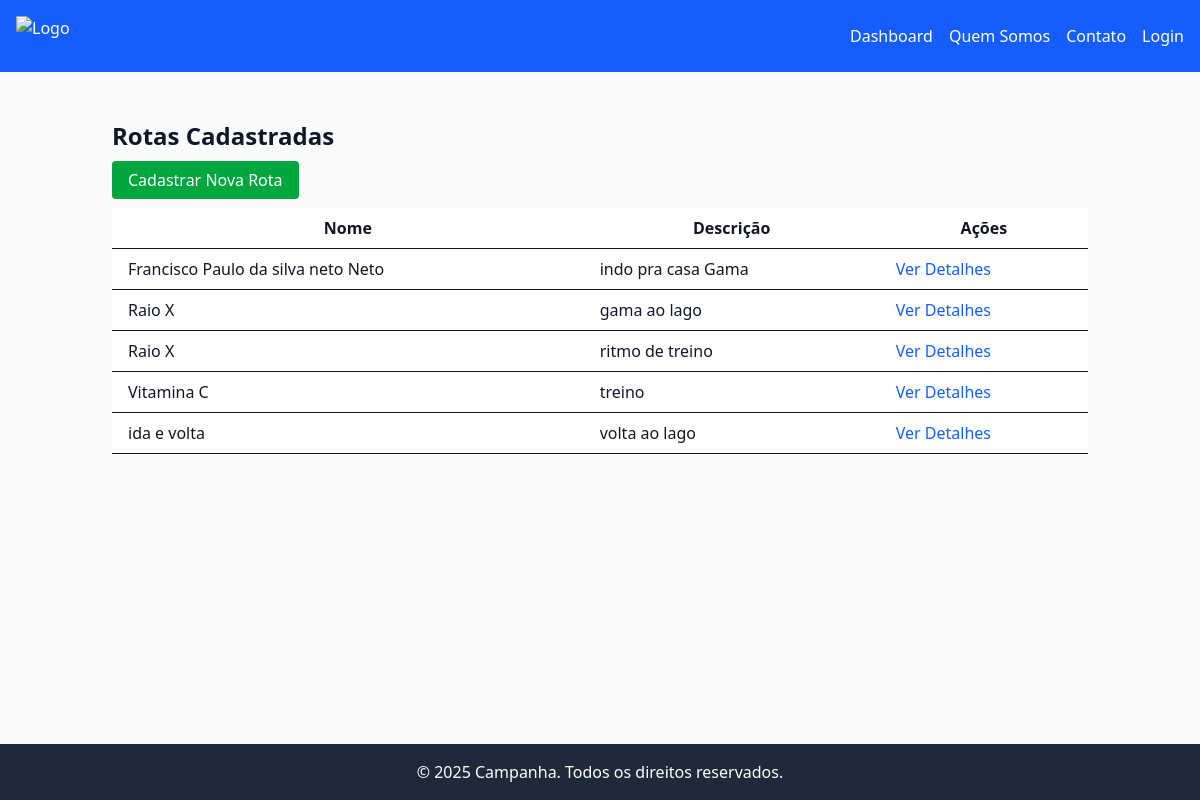
/logistica/rotas/, run on the app's committed database.
### logistica/models.py (models this page shows, shortened)
class Rota(models.Model):
    nome = models.CharField(max_length=255)
    descricao = models.TextField(blank=True, null=True)
    pontos = models.TextField(help_text='Insira as coordenadas em formato JSON.')
    created_at = models.DateTimeField(auto_now_add=True)
    updated_at = models.DateTimeField(auto_now=True)

### logistica/views.py (the view)
# urls.py: path('rotas/', views.list_rotas, name='rota_list'),
def list_rotas(request):
    rotas = Rota.objects.all().order_by('nome')
    return render(request, 'logistica/rotas/list.html', {'rotas': rotas})

### logistica/templates/logistica/rotas/list.html (shortened to what this page needs)
{% extends 'base1.html' %}
{% block content %}
<div class="container mx-auto p-6">
    <h1 class="text-2xl font-bold mb-4">Rotas Cadastradas</h1>
    <a href="{% url 'logistica:rota_create' %}" class="bg-green-600 text-white px-4 py-2 rounded">Cadastrar Nova Rota</a>
    <table class="min-w-full mt-4 bg-white">
        <thead>
            <tr>
                <th class="py-2 px-4 border-b">Nome</th>
                <th class="py-2 px-4 border-b">Descrição</th>
                <th class="py-2 px-4 border-b">Ações</th>
            </tr>
        </thead>
        <tbody>
            {% for rota in rotas %}
            <tr class="hover:bg-gray-100">
                <td class="py-2 px-4 border-b">{{ rota.nome }}</td>
                <td class="py-2 px-4 border-b">{{ rota.descricao }}</td>
                <td class="py-2 px-4 border-b">
                    <a href="{% url 'logistica:rota_detail' rota.pk %}" class="text-blue-600 hover:underline">Ver Detalhes</a>
                </td>
            </tr>
            {% empty %}
            <tr>
                <td colspan="3" class="text-center p-4">Nenhuma rota cadastrada.</td>
            </tr>
            {% endfor %}
        </tbody>
    </table>
</div>
{% endblock %}

### campanha/templates/base1.html (style rules this page uses)
html, body { height: 100%; margin: 0; }
body { display: flex; flex-direction: column; }

### data on the page
Rota: nome "Francisco Paulo da silva neto Neto", descricao "indo pra casa Gama"
Rota: nome "Raio X", descricao "gama ao lago"
Rota: nome "Raio X", descricao "ritmo de treino"
Rota: nome "Vitamina C", descricao "treino"
Rota: nome "ida e volta", descricao "volta ao lago"
